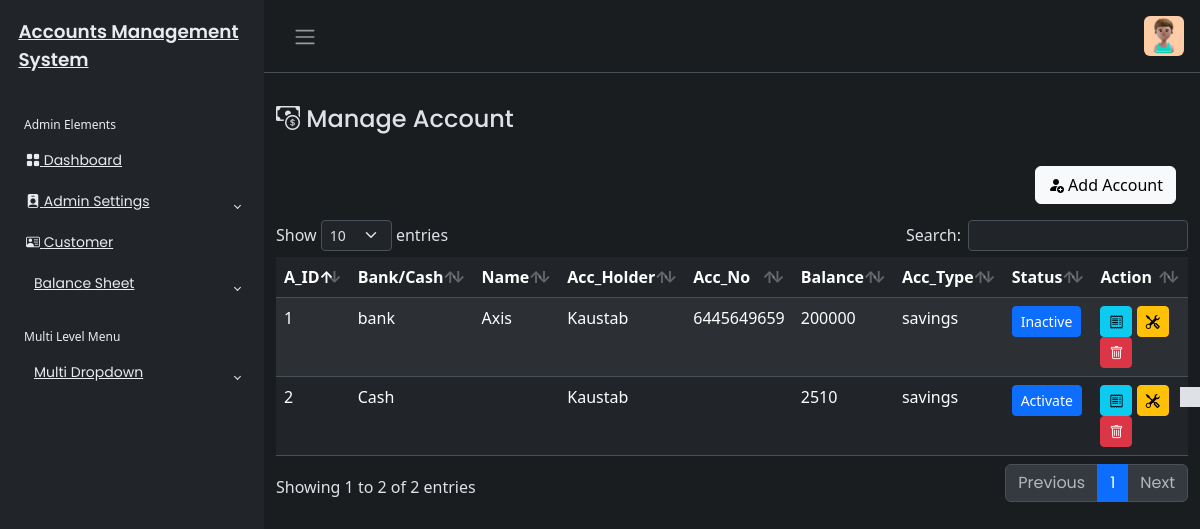
The app's page /Accounts/account.php (signed in) with its own data.
### tables this page shows
CREATE TABLE `account_tbl` (
  `acc_id` int(20) NOT NULL,
  `ab_name` varchar(450) NOT NULL,
  `acc_num` varchar(400) NOT NULL,
  `acc_status` varchar(400) DEFAULT NULL,
  `acc_ammo` varchar(450) NOT NULL,
  `acc_type` varchar(450) NOT NULL,
  `a_type` varchar(450) NOT NULL,
  `created_at` timestamp NOT NULL DEFAULT current_timestamp(),
  `updated_at` timestamp NOT NULL DEFAULT current_timestamp(),
  `u_id` int(20) NOT NULL
);

CREATE TABLE `user_tbl` (
  `u_id` int(20) NOT NULL,
  `u_name` varchar(255) NOT NULL,
  `u_email` varchar(255) DEFAULT NULL,
  `u_phone` varchar(40) NOT NULL,
  `username` varchar(255) NOT NULL,
  `password` varchar(255) NOT NULL,
  `created_at` timestamp NOT NULL DEFAULT current_timestamp(),
  `updated_at` timestamp NOT NULL DEFAULT current_timestamp(),
  `u_status` varchar(400) DEFAULT NULL,
  `role` varchar(255) DEFAULT NULL
);

### Accounts/account.php (the view, shortened to what this page needs)
<?php
include('../includes/header.php');
if(isset($_SESSION['userAuth'])&& $_SESSION['userAuth']!=""){
    include('../includes/sidebar.php');
?>
<main class="mt-3 pt-3">
    <div class="container-fluid">
        <div class="row">
            <div class="col-md-8">
                <h4><i class="bi bi-cash-coin"></i> Manage Account</h4>
                </div>
                <?php
                require_once('../config/dbcon.php');
                ?>
                <div class="mt-4 px-4">
                    <button type="button" class="btn btn-light float-end" data-bs-toggle="modal" data-bs-target="#accountModal">
                        <i class="bi bi-person-fill-add"></i>
                        Add Account
                    </button>
                </div>
                </div>
                 <?php
                 try{
                    $query = "SELECT * FROM account_tbl inner join user_tbl on account_tbl.u_id=user_tbl.u_id ORDER BY acc_id";
                    $stmt = $pdo->prepare($query);
                    $stmt->execute();
                    $result = $stmt->fetchAll(PDO::FETCH_ASSOC);
                 }catch(PDOException $e){
                    echo "Error fetching records:" .$e->getMessage();
                    $result=[];
                 }?>
                 <div class="mt-3">
                    <table id="example" class="table table-striped data-table" style="width: 100%">
                        <thead>
                            <tr>
                                <th>A_ID</th>
                                <th>Bank/Cash</th>
                                <th>Name</th>
                                <th>Acc_Holder</th>
                                <th>Acc_No</th>
                                <th>Balance</th>
                                <th>Acc_Type</th>
                                <th>Status</th>
                                <th>Action</th>
                            </tr>
                        </thead>
                        <tbody>
                            <?php foreach($result as $row2){?>
                                <tr>
                                    <td><?php echo $row2['acc_id'];?></td>
                                    <td><?php echo $row2['a_type'];?></td>
                                    <td><?php echo $row2['ab_name'];?></td>
                                    <td><?php echo $row2['u_name'];?></td>
                                    <td><?php echo $row2['acc_num'];?></td>
                                    <td><?php echo $row2['acc_ammo'];?></td>
                                    <td><?php echo $row2['acc_type'];?></td>
                                    <td>
                                        <a href="toggle_acc.php?id=<?php echo $row2['acc_id']; ?>"<button type="button" class="btn btn-primary btn-sm" data-toggle="button" aria-pressed="false" autocomplete="off">
                                            <?php echo ($row2['acc_status'] == 'active') ? 'Inactive' : 'Activate'; ?>
                                        </a>
                                    </td>
                                    <td>
                    <button class="btn btn-info btn-sm viewAcc" data-id="<?php echo $row2['acc_id']; ?>" data-bs-toggle="modal" data-bs-target="#viewAccModal"><i class="bi bi-receipt"></i></button>
                     <button class="btn btn-warning btn-sm editAcc" data-id="<?php echo $row2['acc_id']; ?>" data-bs-toggle="modal" data-bs-target="#editAccModal"><i class="bi bi-tools"></i></button>
                     <button class="btn btn-danger btn-sm deleteAcc" data-id="<?php echo $row2['acc_id'];?>" data-bs-toggle="modal" data-bs-target="#deleteAccModal"><i class="bi bi-trash"></i></button>
                    </td>
                                </tr>
                                <?php }?>
                        </tbody>
                        </table>
                 </div>
    </div>
</main>
<?php
include('../includes/footer.php');
}
?>

### css/style.css (style rules this page uses)
body { font-family: "Poppins", sans-serif; font-size: 0.875rem; opacity: 1; overflow-y: scroll; margin: 0; }
a { cursor: pointer; text-decoration: none; font-family: "Poppins", sans-serif; }
h4 { font-family: "Poppins", sans-serif; font-size: 1.275rem; color: var(--bs-emphasis-color); }

### records on screen
account_tbl: acc_id "1", a_type "bank", ab_name "Axis", u.u_name "Kaustab", acc_num "6445649659", acc_ammo "200000", acc_type "savings", acc_status "Inactive"
account_tbl: acc_id "2", a_type "Cash", u.u_name "Kaustab", acc_ammo "2510", acc_type "savings", shows "Activate"
